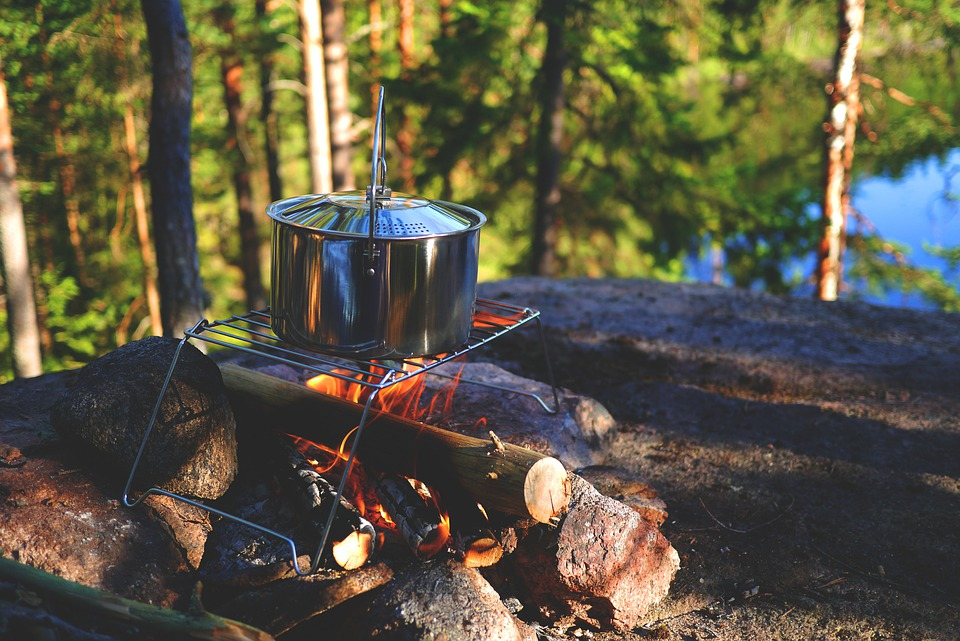
#> input picture week13/image/campfire.jpg, 960 x 641 px, found by its file name
$ python unsharpMaskingNhighboostFiltering.py
#> lines starting #> are read from the running program, lines starting #| are printed output that depends on the picture
import cv2

img = cv2.imread("D:/workspace/python/week13/image/campfire.jpg")
#> img is the input picture: shape (641, 960, 3); mean B, G, R 67.9, 88.1, 92.3

blur = cv2.GaussianBlur(img, (7, 7), 8)
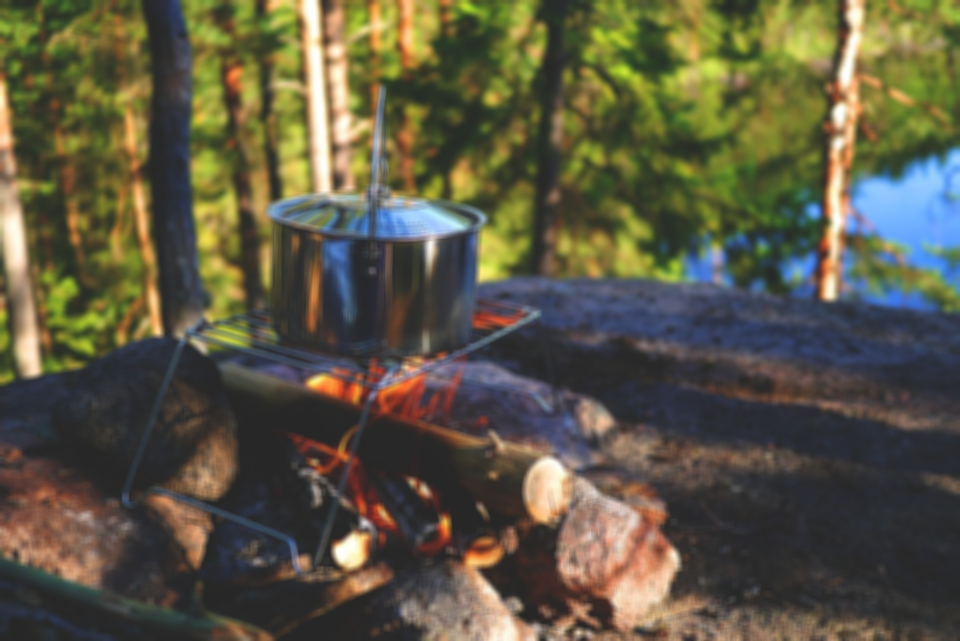
#> blur: shape (641, 960, 3); mean B, G, R 67.9, 88, 92.3
sharp = cv2.addWeighted(img, 2, blur, -1, 0)
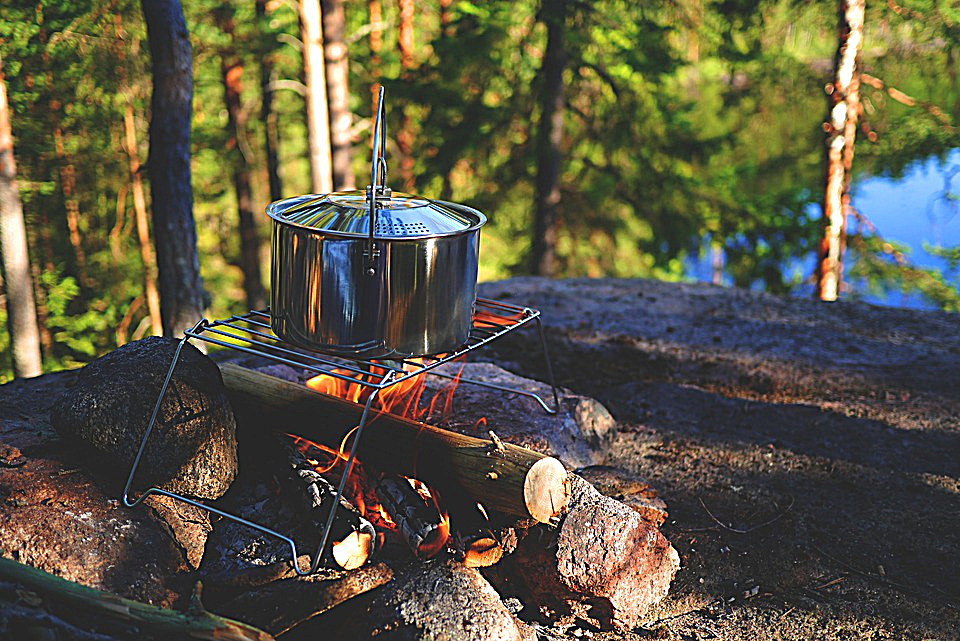
#> sharp: shape (641, 960, 3); mean B, G, R 67.8, 87.9, 91.7

cv2.imshow("OG", img)
# cv2.imshow("Blur", blur)
cv2.imshow("WOW ZAA!!!", sharp)
cv2.waitKey(0)
cv2.destroyAllWindows()
